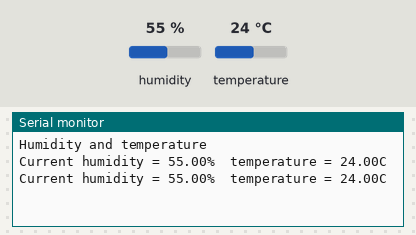
Bench run of a sketch on a simulated Arduino Uno, built with avr-gcc and run on an emulated ATmega328P. Shown: the last lines printed to the serial monitor. The inputs (shaded band) are chosen by the test bench; at power-on: humidity 55 %, temperature 24 °C.

Above: at 1.9 s.
2.0 s: humidity set to 22 %
At 3.0 s:
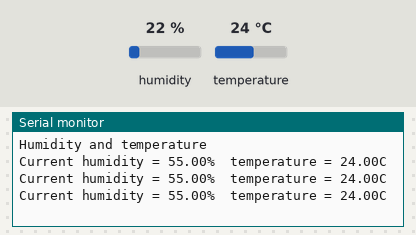
5.2 s: temperature set to 12 °C
At 6.2 s:
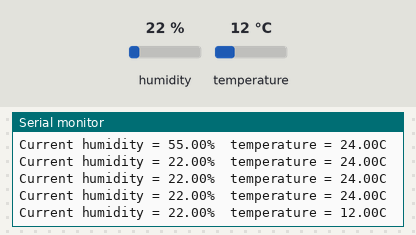
8.4 s: humidity set to 40 %
At 10.3 s:
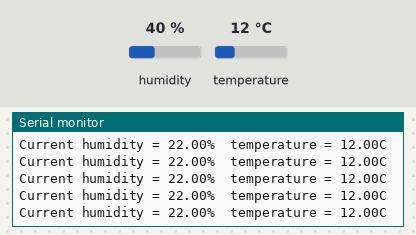
Timing chart, 0 to 11.8 s (numbered marks = the images above; inputs shaded):
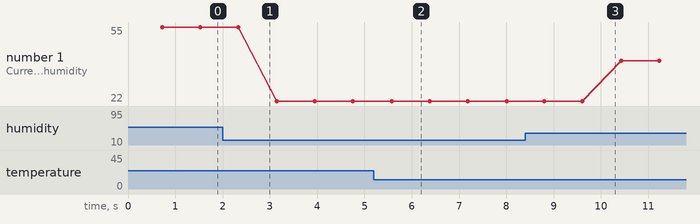

The sketch:

DHT.ino
```cpp
#include <DHT_U.h>
#include "DHT.h"        // including the library of DHT11 temperature and humidity sensor
#define DHTTYPE DHT11   // DHT 11

#define dht_dpin 2

DHT dht(dht_dpin, DHTTYPE);
void setup(void)
{
  dht.begin();
  Serial.begin(115200);
  Serial.println("Humidity and temperature\n\n");
  delay(700);
}

void loop() {
    float h = dht.readHumidity();
    float t = dht.readTemperature();
    Serial.print("Current humidity = ");
    Serial.print(h);
    Serial.print("%  ");
    Serial.print("temperature = ");
    Serial.print(t);
    Serial.println("C  ");
  delay(800);
}
```

Measured:
- after the input at 5.2 s, the serial monitor: prints a new line after 0.38 s (image 2)
- plotted number 1: 55 → 22 after the input at 2.0 s, 22 → 40 after the input at 8.4 s
